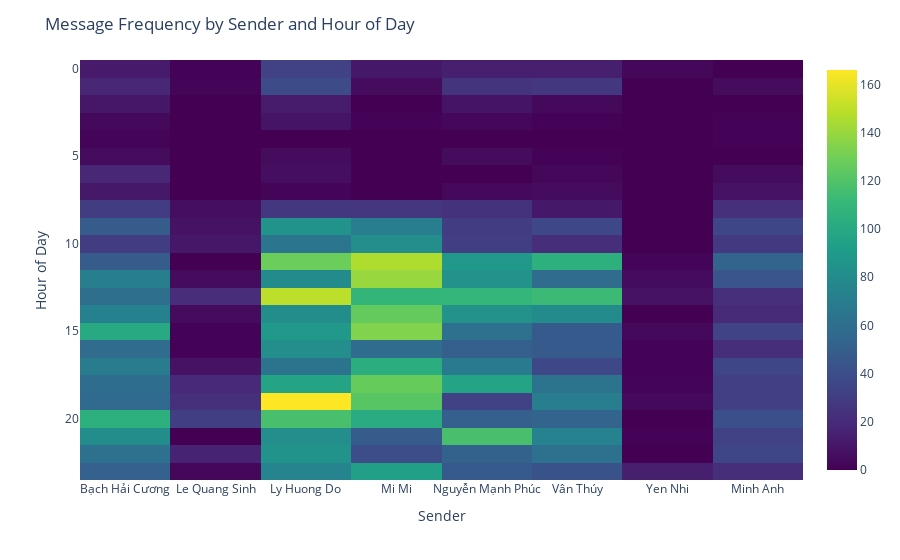

Source (notebook cell):
### Code cell
# Extract hour of the day
df['hour'] = df['timestamp'].dt.hour

# Group by 'hour' and 'sender' for message count
message_freq_by_hour = df.groupby(['hour', 'sender']).size().reset_index(name='message_count')

# Create a list of unique senders and hours
senders = message_freq_by_hour['sender'].unique()
hours = message_freq_by_hour['hour'].unique()

# Create a 2D array to store message counts for each sender and hour
message_counts = [[0] * len(senders) for _ in range(len(hours))]

# Fill the array with message counts
for _, row in message_freq_by_hour.iterrows():
    sender_index = list(senders).index(row['sender'])
    hour_index = list(hours).index(row['hour'])
    message_counts[hour_index][sender_index] = row['message_count']

# Create the heatmap using plotly.express
fig = px.imshow(message_counts, x=senders, y=hours, color_continuous_scale='Viridis')

# Set axis labels and title
fig.update_layout(
    xaxis=dict(title='Sender'),
    yaxis=dict(title='Hour of Day'),
    title='Message Frequency by Sender and Hour of Day'
)

# Show the plot
fig.show()

### Figure 1 — Plotly figure (JSON) as saved in the notebook; plotly's stock layout.template omitted (floating-point values rounded to 4 significant figures; data arrays with more than 128 entries replaced by an {"elided": "..."} marker saying what was removed)
{"data": [{"coloraxis": "coloraxis", "hovertemplate": "x: %{x}<br>y: %{y}<br>color: %{z}<extra></extra>", "name": "0", "type": "heatmap", "x": ["Bạch Hải Cương", "Le Quang Sinh", "Ly Huong Do", "Mi Mi", "Nguyễn Mạnh Phúc", "Vân Thúy", "Yen Nhi", "Minh Anh"], "xaxis": "x", "y": [0, 1, 2, 3, 4, 5, 6, 7, 8, 9, 10, 11, 12, 13, 14, 15, 16, 17, 18, 19, 20, 21, 22, 23], "yaxis": "y", "z": {"elided": "24x8 int values"}}], "layout": {"coloraxis": {"colorscale": [[0, "#440154"], [0.1111, "#482878"], [0.2222, "#3e4989"], [0.3333, "#31688e"], [0.4444, "#26828e"], [0.5556, "#1f9e89"], [0.6667, "#35b779"], [0.7778, "#6ece58"], [0.8889, "#b5de2b"], [1, "#fde725"]]}, "margin": {"t": 60}, "title": {"text": "Message Frequency by Sender and Hour of Day"}, "xaxis": {"anchor": "y", "constrain": "domain", "domain": [0, 1], "scaleanchor": "y", "title": {"text": "Sender"}}, "yaxis": {"anchor": "x", "autorange": "reversed", "constrain": "domain", "domain": [0, 1], "title": {"text": "Hour of Day"}}}}
